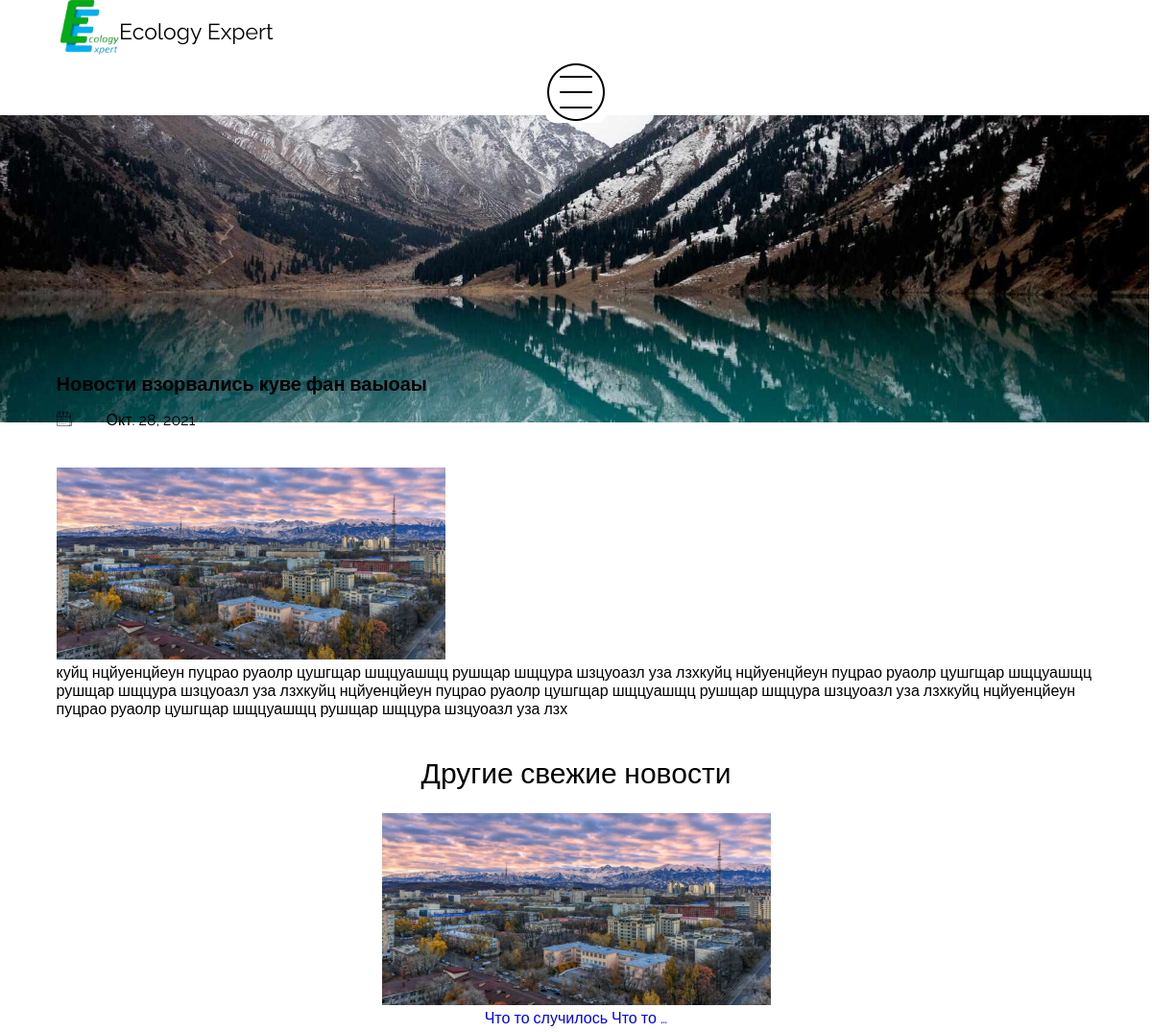
/news/novosti-vzorvalis-kuve-fan-vayoay/ (upper part), run on an earlier commit of the app's database.
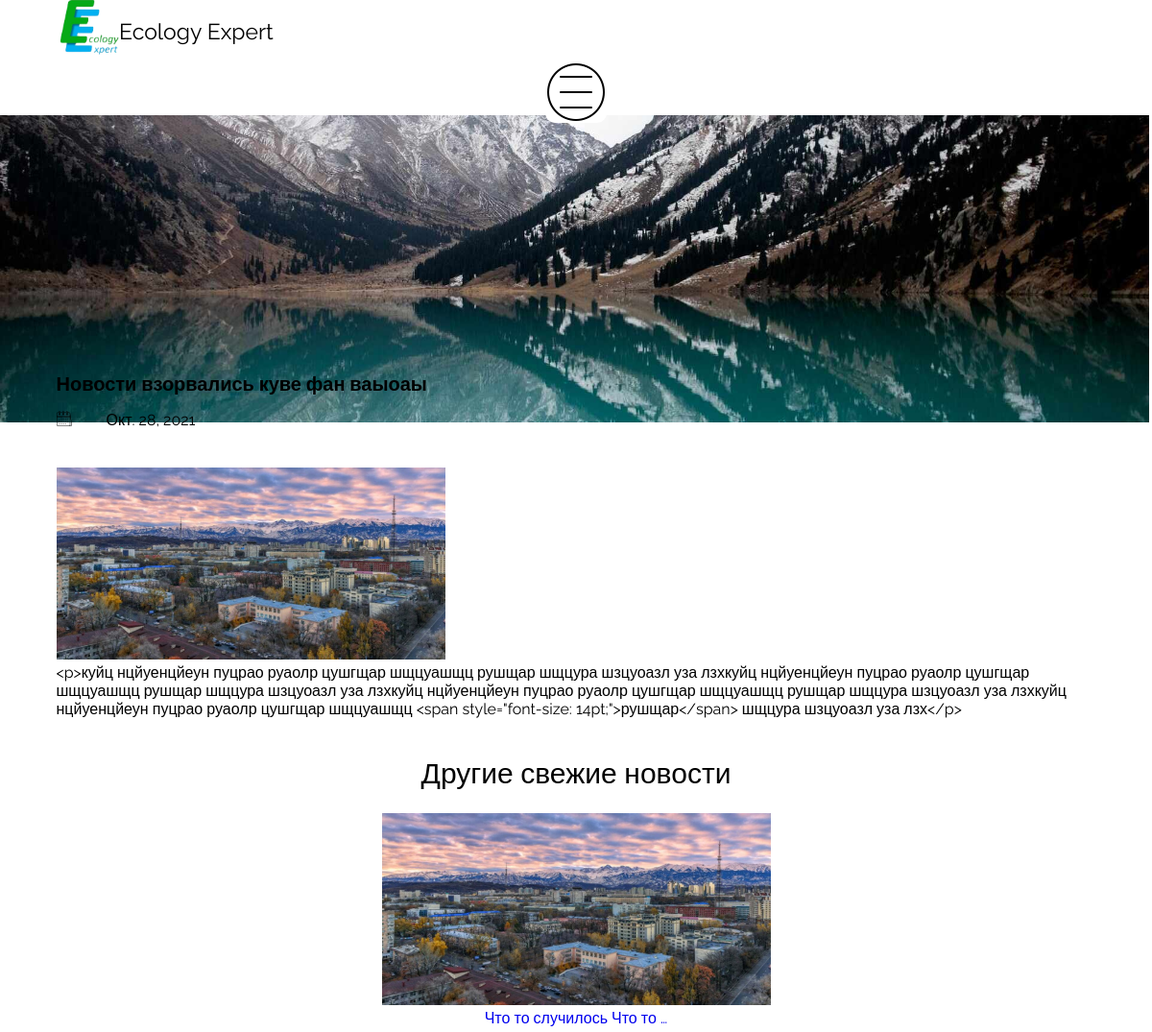
And on a later commit of the database.
### landing/models.py (models this page shows, shortened)
class News(models.Model):
    title = models.CharField(max_length=150)
    date = models.DateField(auto_now_add=True)
    slug = models.SlugField(max_length=75, unique=True, db_index=True, verbose_name="URL")
    image = models.ImageField(upload_to="news/", null=True)
    description = models.TextField()
    def get_absolute_url(self):
        return reverse('landing:news_detail_page', kwargs={'news_slug': self.slug})

### landing/views.py (the view)
# urls.py: path('news/<slug:news_slug>/', views.news_detail_page, name='news_detail_page'),
def news_detail_page(request, news_slug):
    context={}
    context['Exact_news'] = get_object_or_404(News, slug=news_slug)
    context['recent'] = News.objects.exclude(slug=news_slug)[:3]
    return render(request, 'news/news_detail.html', context)

### landing/context_processors.py (called while the page is built)
def news(request):
    return {'RecentNews': News.objects.all()[:3]}

### templates/news/news_detail.html (shortened to what this page needs)
{% extends 'landing/base.html' %}
{% load static %}
{% load cache %}
{% block head %}
    {% cache 3600 news_det %}
        <link rel="stylesheet" href="{% static 'css/news_detail.css' %}">
        <link rel="stylesheet" href="{% static 'css/header_non_main.css' %}">
    {% endcache %}
{% endblock head %}
{% block content %}
{% include 'parts/upper_lake.html' %}
    <div class="BothSidesWrapper">
<div class="Exact_news__wrapper">
<h1>{{ Exact_news.title }}</h1>
<div class="FlexCalendarDate"><div class="Exact_news__calendar"></div> <p>{{ Exact_news.date }}</p></div>
<img class="Image_news_detail" src="{{Exact_news.image.url}}" />
<p>{{ Exact_news.description }}</p>
</div>
<div class="Sidebar_news">
<p class="another_recent">Другие свежие новости</p>
    {% for news in recent %}
        <div class="recent_news__item">
        <a href="{{ news.get_absolute_url }}"><img class="recent_news__image" src="{{ news.image.url }}"></a>
       <a href="{{ news.get_absolute_url }}"><p class="recent_news__p">{{ news.title|truncatechars:25 }}</p></a>
        </div>
    {% endfor %}
    </div>
    </div>
{% endblock content %}

What changed in the data, as far as the page shows it:
changed News "Новости взорвались куве фан ваыоаы": description "куйц нцйуенцйеун пуцрао руаолр цушгщар шщцуашщц рушщар шщцура шзцуоазл уза лзхкуйц нцйуенцйеун пуцрао руаолр цушгщар шщцуашщц рушщар шщцура шзцуоазл уза лзхкуйц нцйуенцйеун пуцрао руаолр цушгщар шщцуашщц рушщар шщцура шзцуоазл уза лзхкуйц нцйуенцйеун пуцрао руаолр цушгщар шщцуашщц рушщар шщцура шзцуоазл уза лзх" → "<p>куйц нцйуенцйеун пуцрао руаолр цушгщар шщцуашщц рушщар шщцура шзцуоазл уза лзхкуйц нцйуенцйеун пуцрао руаолр цушгщар шщцуашщц рушщар шщцура шзцуоазл уза лзхкуйц нцйуенцйеун пуцрао руаолр цушгщар шщцуашщц рушщар шщцура шзцуоазл уза лзхкуйц нцйуенцйеун пуцрао руаолр цушгщар шщцуашщц <span style=\"font-size: 14pt;\">рушщар</span> шщцура шзцуоазл уза лзх</p>"
